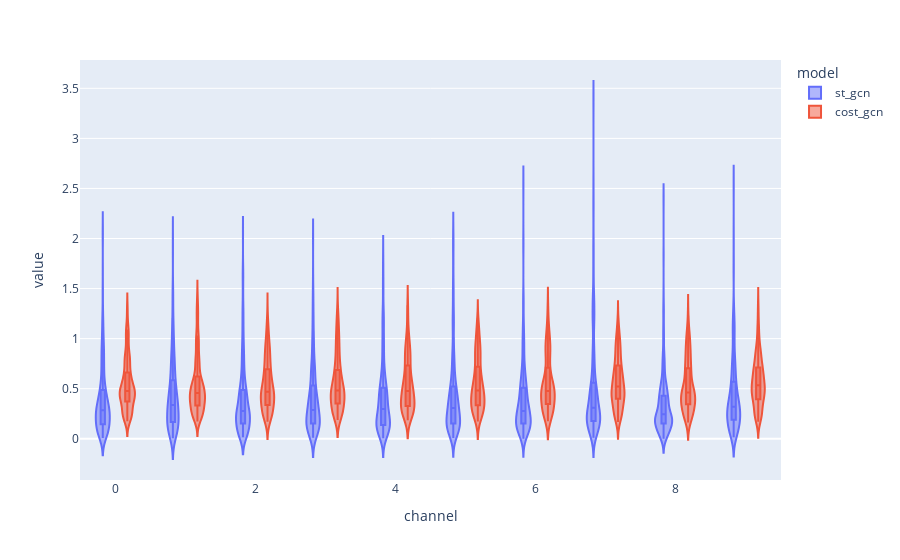

The code cell stored with this chart in its notebook:
### Markdown cell above
## Box plot

### Code cell
# Middle
M = 300
C = 10
delay = 19
length = 75
fig = pair_violin_plot(
    avg_pool(feat_st_gcn[:,:,delay:length-delay])[:M,:C].T, 
    avg_pool(feat_cost_gcn[:,:,length-2*delay:])[:M,:C].T
)
fig.show()

### Figure 1 — Plotly figure (JSON) as saved in the notebook; plotly's stock layout.template omitted (floating-point values rounded to 4 significant figures; data arrays with more than 128 entries replaced by an {"elided": "..."} marker saying what was removed)
{"data": [{"alignmentgroup": "True", "box": {"visible": true}, "hovertemplate": "model=st_gcn<br>channel=%{x}<br>value=%{y}<extra></extra>", "legendgroup": "st_gcn", "marker": {"color": "#636efa"}, "name": "st_gcn", "offsetgroup": "st_gcn", "orientation": "v", "points": false, "scalegroup": "True", "showlegend": true, "type": "violin", "x": {"elided": "3000 int values"}, "x0": " ", "xaxis": "x", "y": {"elided": "3000 float values"}, "y0": " ", "yaxis": "y"}, {"alignmentgroup": "True", "box": {"visible": true}, "hovertemplate": "model=cost_gcn<br>channel=%{x}<br>value=%{y}<extra></extra>", "legendgroup": "cost_gcn", "marker": {"color": "#EF553B"}, "name": "cost_gcn", "offsetgroup": "cost_gcn", "orientation": "v", "points": false, "scalegroup": "True", "showlegend": true, "type": "violin", "x": {"elided": "3000 int values"}, "x0": " ", "xaxis": "x", "y": {"elided": "3000 float values"}, "y0": " ", "yaxis": "y"}], "layout": {"autosize": true, "legend": {"title": {"text": "model"}, "tracegroupgap": 0}, "margin": {"t": 60}, "violinmode": "group", "xaxis": {"anchor": "y", "autorange": true, "domain": [0, 1], "range": [-0.5, 9.5], "title": {"text": "channel"}, "type": "linear"}, "yaxis": {"anchor": "x", "autorange": true, "domain": [0, 1], "range": [-0.412, 3.783], "title": {"text": "value"}, "type": "linear"}}}
